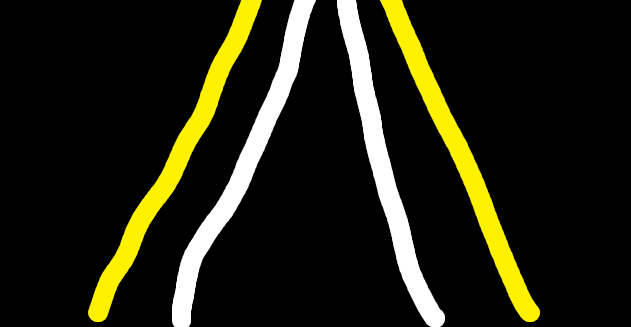
#> input picture platform_1_10/CameraParser/TestImage.png, 631 x 327 px
$ python -i imgPreprocess.py   (imports and definitions only)
#> lines starting #> are read from the running program, lines starting #| are printed output that depends on the picture; after the words box and inside, x2 and y2 are one past the last pixel; in counts of white or black regions, pixels touching at a corner belong together
#> further down, picture is the input picture: shape (327, 631, 3); mean B, G, R 16.8, 33.2, 34.1
#> in process_frame, `hsv = cv2.cvtColor(bgr_image, cv2.COLOR_BGR2HSV)`: hsv: shape (327, 631, 3); mean H, S, V 2, 18.3, 34.1
import numpy as np
import cv2

# ============================================================
# 캘리브레이션 (640x300 해상도 기준)
# ============================================================
RESAMPLE_COUNT = 50

_CALIB_PIXEL_PTS = np.array([
    [176, 246],
    [469, 237],
    [434, 149],
    [218, 155],
], dtype=np.float32)

_CALIB_WORLD_PTS = np.array([
    [0.0,   0.0],
    [0.358, 0.0],
    [0.358, 0.252],
    [0.0,   0.252],
], dtype=np.float32)

WW_GAP = 0.45   # 흰선-흰선 간격 (m)
YW_GAP = 0.225   # 노란선-흰선 간격 (m)

# ============================================================
# 호모그래피 (모듈 로드 시 1회 계산)
# ============================================================

def _build_homography():
    H_raw, _ = cv2.findHomography(_CALIB_PIXEL_PTS, _CALIB_WORLD_PTS, cv2.RANSAC)
    # 차량 앞축중심 (320, 300) → 월드 원점 (0, 0)
    origin = np.array([[320, 300]], dtype=np.float32).reshape(-1, 1, 2)
    o_world = cv2.perspectiveTransform(origin, H_raw).reshape(2)
    T = np.array([
        [1, 0, -o_world[0]],
        [0, 1, -o_world[1]],
        [0, 0,            1],
    ], dtype=np.float64)
    return T @ H_raw

_H = _build_homography()


def pixel_to_world(pixel_points):
    pts = np.array(pixel_points, dtype=np.float32).reshape(-1, 1, 2)
    world = cv2.perspectiveTransform(pts, _H).reshape(-1, 2)
    return world[:, 0], world[:, 1]


# ============================================================
# HSV 색상 필터 (Phase 0 튜닝 결과)
# ============================================================
_Y_LOWER = np.array([8,  53, 122])
_Y_UPPER = np.array([32, 255, 255])
_W_LOWER = np.array([0,  0,  160])
_W_UPPER = np.array([180, 80, 255])

_MORPH_KERNEL = cv2.getStructuringElement(cv2.MORPH_ELLIPSE, (3, 3))
ROI_TOP = 90  # 상단 잘라내기 (px)


def extract_yellow_mask(hsv):
    return cv2.inRange(hsv, _Y_LOWER, _Y_UPPER)
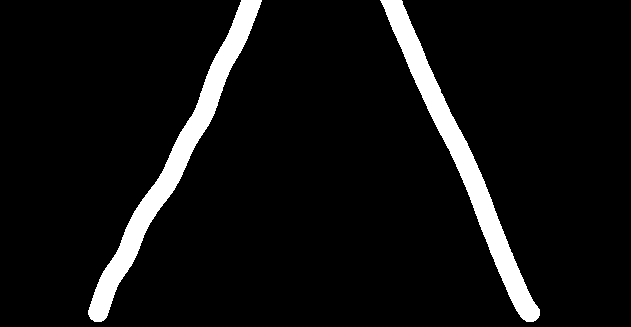
#> returned value: shape (327, 631); 6.8% white; 2 white regions, box (x1, y1, x2, y2) and area: (88, 0, 262, 322) 7082, (380, 0, 540, 322) 6913


def extract_white_mask(hsv):
    return cv2.inRange(hsv, _W_LOWER, _W_UPPER)
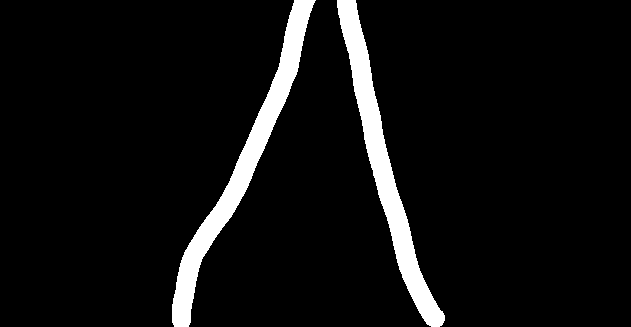
#> returned value: shape (327, 631); 6.5% white; 2 white regions, box (x1, y1, x2, y2) and area: (172, 0, 316, 327) 6858, (337, 0, 445, 327) 6624


def preprocess_mask(mask, yellow_mask=None):
    """morphological open + ROI. yellow_mask가 주어지면 겹치는 영역 제거."""
    mask = cv2.morphologyEx(mask, cv2.MORPH_OPEN, _MORPH_KERNEL)
    mask[:ROI_TOP, :] = 0
#> in preprocess_mask (call 2), `mask = cv2.morphologyEx(mask, cv2.MORPH_OPEN, _MORPH_KERNEL)`: mask: shape (327, 631); 6.5% white; 2 white regions, box (x1, y1, x2, y2) and area: (172, 0, 316, 327) 6858, (337, 0, 445, 327) 6623
#> in preprocess_mask (call 2), `mask[:ROI_TOP, :] = 0`:
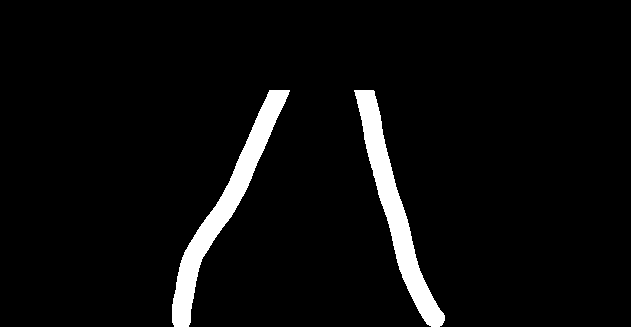
#> mask: shape (327, 631); 4.8% white; 2 white regions, box (x1, y1, x2, y2) and area: (172, 90, 290, 327) 5029, (354, 90, 445, 327) 4831
    if yellow_mask is not None:
        mask[yellow_mask > 0] = 0
    return mask


# ============================================================
# 차선 추출 (Connected Component → Polyfit)
# ============================================================

def extract_lane_curves(binary_mask,
                        min_area=100,
                        min_span=50,
                        max_rmse=15.0,
                        fit_degree=3):
    """
    바이너리 마스크에서 차선 후보를 추출한다.
    반환: List[(poly_func, y_min, y_max, centroid_x)]
          centroid_x 기준 오름차순(왼→오) 정렬, 최대 3개.
    """
#> called with min_area = 100, min_span = 50, max_rmse = 15, fit_degree = 3
    num_labels, labels, stats, centroids = cv2.connectedComponentsWithStats(
        binary_mask, connectivity=8
    )
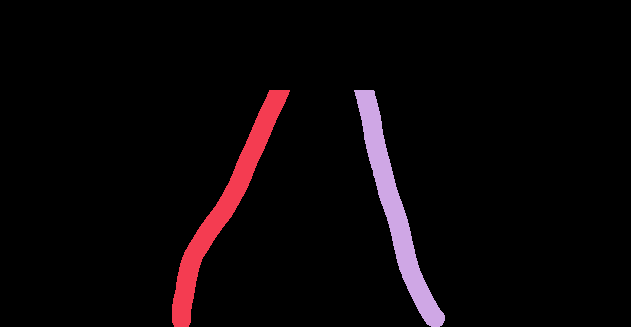
#> labels: shape (327, 631) int32; 3 distinct labels, from 0 to 2; one colour per label, 0 black
#> num_labels = 3; stats = [[0, 0, 631, 327, 196477], [172, 90, 118, 237, 5029], [354, 90, 91, 237, 4831]]; centroids = [[315.4, 160.8], [224.2, 206.3], [394.8, 209]]
    if num_labels <= 1:
        return []

    candidates = []
    for i in range(1, num_labels):
        area = stats[i, cv2.CC_STAT_AREA]
        if area < min_area:
            continue

        ys, xs = np.where(labels == i)

        # span 필터 — 시작↔끝 직선 길이
        span = np.sqrt((xs[0] - xs[-1])**2 + (ys[0] - ys[-1])**2)
        if span < min_span:
            continue

        try:
            coeffs = np.polyfit(ys, xs, fit_degree)
        except Exception:
            continue
        poly_func = np.poly1d(coeffs)

        rmse = np.sqrt(np.mean((poly_func(ys) - xs) ** 2))
        if rmse > max_rmse:
            continue

        y_min, y_max = int(np.min(ys)), int(np.max(ys))
        cx = centroids[i][0]
        candidates.append((poly_func, y_min, y_max, cx))
#> this loop made 2 passes
#> (area, span, coeffs, rmse, y_min, y_max, cx) on passes 1 to 2: (5029, 249.5, [1.32e-05, -0.00779, 0.94, 243.8], 6.45, 90, 326, 224.2), (4831, 250.8, [2.75e-06, -0.00115, 0.391, 335.5], 6, 90, 326, 394.8)
#> after the loop, candidates = 2 items

    candidates.sort(key=lambda c: c[3])
    return candidates[:3]


# ============================================================
# 월드 좌표 변환
# ============================================================

def generate_world_points(poly_func, y_min, y_max, count=RESAMPLE_COUNT):
    """
    다항식 곡선을 count개 포인트로 샘플링 후 월드 좌표로 변환.
    반환: np.ndarray shape (2, count) — [world_x, world_y]
    """
    y_pixel = np.linspace(y_max, y_min, count)
    x_pixel = poly_func(y_pixel)
    pixel_pts = np.stack([x_pixel, y_pixel], axis=1)
    wx, wy = pixel_to_world(pixel_pts)
    return np.array([wx, wy])


# ============================================================
# 차선 추론 (간격 기반)
# ============================================================

def _avg_world_x(lane):
    return float(np.mean(lane[0]))


GAP_THRESHOLD = (WW_GAP + YW_GAP) / 2  # 0.3375m — YW와 WW의 중간값


def _validate_white_lanes(white_lanes, yellow_lanes):
    """
    흰색 3개 이상 검출 시 간격 기반으로 오인식(노란→흰) 제거.
    트랙 구조상 흰색은 최대 2개. 인접 간격이 GAP_THRESHOLD 미만이면
    해당 쌍 중 노란색에 가까운 쪽을 제거.
    """
    if len(white_lanes) < 3:
        return white_lanes

    lanes = sorted(white_lanes, key=_avg_world_x)

    yellow_xs = [_avg_world_x(y) for y in yellow_lanes] if yellow_lanes else []

    to_remove = set()
    for i in range(len(lanes) - 1):
        gap = _avg_world_x(lanes[i + 1]) - _avg_world_x(lanes[i])
        if gap < GAP_THRESHOLD:
            # 쌍 중 하나가 오인식 — 노란색에 더 가까운 쪽 제거
            if yellow_xs:
                x_a = _avg_world_x(lanes[i])
                x_b = _avg_world_x(lanes[i + 1])
                dist_a = min(abs(x_a - yx) for yx in yellow_xs)
                dist_b = min(abs(x_b - yx) for yx in yellow_xs)
                to_remove.add(i if dist_a < dist_b else i + 1)
            else:
                # 노란색 없으면 바깥쪽(가장자리) 제거
                if i == 0:
                    to_remove.add(0)
                else:
                    to_remove.add(i + 1)

    return [lane for idx, lane in enumerate(lanes) if idx not in to_remove]


def _offset_lane(lane, offset_m):
    """
    월드 좌표 곡선을 법선 방향으로 offset_m만큼 이동.
    offset_m > 0: +x(오른쪽), offset_m < 0: -x(왼쪽).
    """
    xs = lane[0].astype(np.float64)
    ys = lane[1].astype(np.float64)
    dx = np.gradient(xs)
    dy = np.gradient(ys)
    mag = np.sqrt(dx**2 + dy**2)
    mag[mag == 0] = 1e-8
    nx = dy / mag
    ny = -dx / mag
    return np.array([xs + nx * offset_m, ys + ny * offset_m])


def infer_missing_lanes(white_lanes, yellow_lanes):
    """
    보이는 흰색 차선이 부족할 때 간격 기반으로 추론.
    - 흰 2~3개: 그대로
    - 흰 1개: WW_GAP offset으로 1개 추론 (노란색으로 방향 결정)
    - 흰 0개, 노란 있음: YW_GAP offset
    반환: 흰색 차선 리스트 (왼→오 정렬, 최대 3개)
    """
    white_lanes = _validate_white_lanes(white_lanes, yellow_lanes)

    if len(white_lanes) >= 2:
        white_lanes.sort(key=_avg_world_x)
        return white_lanes[:3]

    if len(white_lanes) == 1:
        w = white_lanes[0]
        w_x = _avg_world_x(w)

        # 노란색 위치로 방향 판단
        direction = +1.0  # 기본: 오른쪽으로 추론
        if yellow_lanes:
            y_x = np.mean([_avg_world_x(y) for y in yellow_lanes])
            if y_x < w_x:
                direction = +1.0   # 노란이 왼쪽 → 누락은 오른쪽
            else:
                direction = -1.0   # 노란이 오른쪽 → 누락은 왼쪽

        inferred = _offset_lane(w, direction * WW_GAP)
        result = [w, inferred]
        result.sort(key=_avg_world_x)
        return result

    if len(white_lanes) == 0 and yellow_lanes:
        y = yellow_lanes[0]
        w1 = _offset_lane(y, +YW_GAP)
        w2 = _offset_lane(y, +(YW_GAP + WW_GAP))
        result = [w1, w2]
        result.sort(key=_avg_world_x)
        return result

    return []


# ============================================================
# 전체 파이프라인
# ============================================================

def process_frame(bgr_image, resample_count=RESAMPLE_COUNT):
    """
    BGR 이미지 → 흰색 차선 월드 좌표 (6, resample_count).
    """
    hsv = cv2.cvtColor(bgr_image, cv2.COLOR_BGR2HSV)

    y_mask = extract_yellow_mask(hsv)
    w_mask = extract_white_mask(hsv)

    y_mask = preprocess_mask(y_mask)
    w_mask = preprocess_mask(w_mask, yellow_mask=y_mask)  # 노란 영역 제외

    white_curves = extract_lane_curves(w_mask)
#> white_curves = 2 items
    yellow_curves = extract_lane_curves(y_mask)
#> call 2 of extract_lane_curves, with min_area = 100, min_span = 50, max_rmse = 15, fit_degree = 3
#> in extract_lane_curves (call 2), `num_labels, labels, stats, centroids = cv2.connectedComponentsWithStat..`:
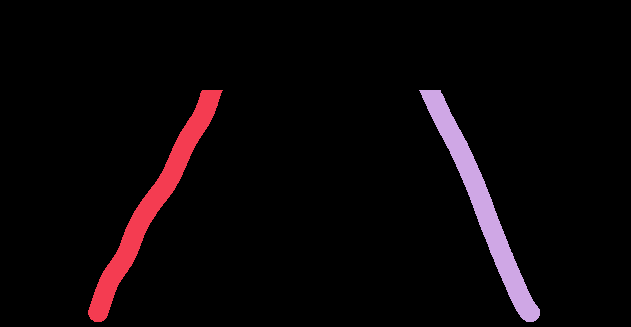
#> labels: shape (327, 631) int32; 3 distinct labels, from 0 to 2; one colour per label, 0 black
#> in extract_lane_curves (call 2), `num_labels, labels, stats, centroids = cv2.connectedComponentsWithStat..`: stats = [[0, 0, 631, 327, 196229], [88, 90, 135, 232, 5133], [419, 90, 121, 232, 4975]]; centroids = [[315, 160.9], [152.4, 204.1], [481.3, 204.5]]
#> the loop in extract_lane_curves (call 2), `for i in range(1, num_labels):` made 2 passes
#> (area, span, coeffs, rmse, y_min, y_max, cx) on passes 1 to 2: (5133, 252.1, [6.02e-06, -0.0035, 0.0883, 228.2], 6.56, 90, 321, 152.4), (4975, 257.6, [4.06e-06, -0.0027, 0.993, 357.4], 6.25, 90, 321, 481.3)
#> yellow_curves = 2 items

    white_world = [generate_world_points(pf, ymin, ymax, resample_count)
                   for pf, ymin, ymax, _ in white_curves]
#> white_world = 2 items
    yellow_world = [generate_world_points(pf, ymin, ymax, resample_count)
                    for pf, ymin, ymax, _ in yellow_curves]
#> yellow_world = 2 items

    all_white = infer_missing_lanes(white_world, yellow_world)
#> all_white = 2 items

    # (6, resample_count) 포맷: 최대 3개, 부족하면 0 패딩
    final = []
    for lane in all_white[:3]:
        final.append(lane)
#> this loop made 2 passes
#> after the loop, final = 2 items
    while len(final) < 3:
        final.append(np.zeros((2, resample_count), dtype=np.float64))
#> this loop made 1 pass
#> after the loop, final = 3 items

    return np.vstack(final).astype(np.float64)

>>> import cv2
>>> picture = cv2.imread('../CameraParser/TestImage.png')
>>> result = process_frame(picture)
